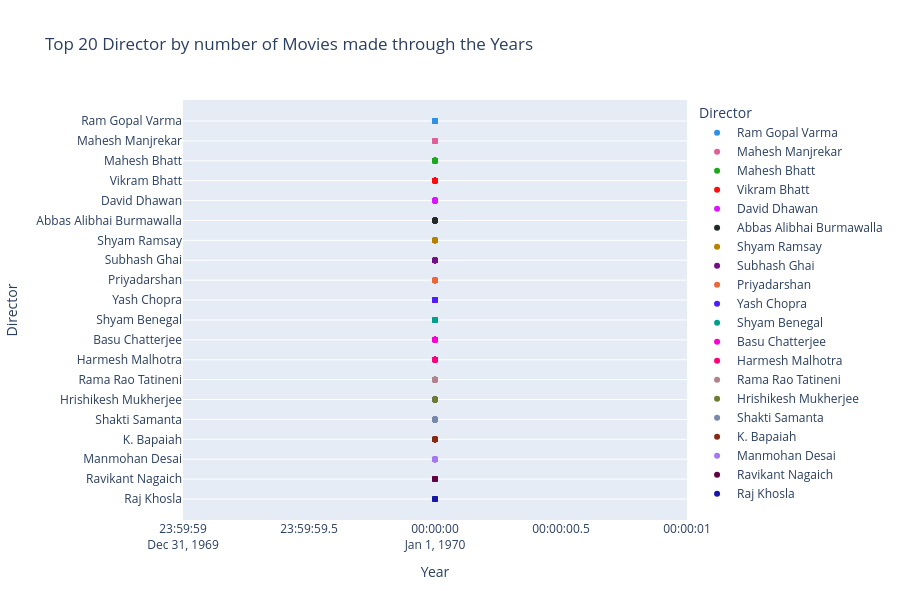

Notebook cell for this chart:
### Code cell
fig = px.strip(Director_Year,
               x="Year",
               y='Director',
               color = "Director",
               color_discrete_sequence=px.colors.qualitative.Dark24,
               height = 600,
               title = 'Top 20 Director by number of Movies made through the Years')
fig.show()

### Figure 1 — Plotly figure (JSON) as saved in the notebook; plotly's stock layout.template omitted (floating-point values rounded to 4 significant figures)
{"data": [{"alignmentgroup": "True", "boxpoints": "all", "fillcolor": "rgba(255,255,255,0)", "hoveron": "points", "hovertemplate": "Director=%{y}<br>Year=%{x}<extra></extra>", "legendgroup": "Ram Gopal Varma", "line": {"color": "rgba(255,255,255,0)"}, "marker": {"color": "#2E91E5"}, "name": "Ram Gopal Varma", "offsetgroup": "Ram Gopal Varma", "orientation": "v", "pointpos": 0, "showlegend": true, "type": "box", "x": ["1969-12-31T23:59:59.999997979", "1969-12-31T23:59:59.999997983", "1969-12-31T23:59:59.999997984", "1969-12-31T23:59:59.999997987", "1969-12-31T23:59:59.999997987", "1969-12-31T23:59:59.999997988", "1969-12-31T23:59:59.999997988", "1969-12-31T23:59:59.999997989", "1969-12-31T23:59:59.999997990", "1969-12-31T23:59:59.999997990", "1969-12-31T23:59:59.999997990", "1969-12-31T23:59:59.999997991", "1969-12-31T23:59:59.999997992", "1969-12-31T23:59:59.999997992", "1969-12-31T23:59:59.999997992", "1969-12-31T23:59:59.999997993", "1969-12-31T23:59:59.999997993", "1969-12-31T23:59:59.999997993", "1969-12-31T23:59:59.999997997", "1969-12-31T23:59:59.999997998", "1969-12-31T23:59:59.999998000", "1969-12-31T23:59:59.999998001", "1969-12-31T23:59:59.999998001", "1969-12-31T23:59:59.999998002", "1969-12-31T23:59:59.999998003", "1969-12-31T23:59:59.999998005", "1969-12-31T23:59:59.999998007", "1969-12-31T23:59:59.999998008", "1969-12-31T23:59:59.999998011"], "x0": " ", "xaxis": "x", "y": ["Ram Gopal Varma", "Ram Gopal Varma", "Ram Gopal Varma", "Ram Gopal Varma", "Ram Gopal Varma", "Ram Gopal Varma", "Ram Gopal Varma", "Ram Gopal Varma", "Ram Gopal Varma", "Ram Gopal Varma", "Ram Gopal Varma", "Ram Gopal Varma", "Ram Gopal Varma", "Ram Gopal Varma", "Ram Gopal Varma", "Ram Gopal Varma", "Ram Gopal Varma", "Ram Gopal Varma", "Ram Gopal Varma", "Ram Gopal Varma", "Ram Gopal Varma", "Ram Gopal Varma", "Ram Gopal Varma", "Ram Gopal Varma", "Ram Gopal Varma", "Ram Gopal Varma", "Ram Gopal Varma", "Ram Gopal Varma", "Ram Gopal Varma"], "y0": " ", "yaxis": "y"}, {"alignmentgroup": "True", "boxpoints": "all", "fillcolor": "rgba(255,255,255,0)", "hoveron": "points", "hovertemplate": "Director=%{y}<br>Year=%{x}<extra></extra>", "legendgroup": "Mahesh Manjrekar", "line": {"color": "rgba(255,255,255,0)"}, "marker": {"color": "#E15F99"}, "name": "Mahesh Manjrekar", "offsetgroup": "Mahesh Manjrekar", "orientation": "v", "pointpos": 0, "showlegend": true, "type": "box", "x": ["1969-12-31T23:59:59.999997979", "1969-12-31T23:59:59.999997988", "1969-12-31T23:59:59.999997990", "1969-12-31T23:59:59.999997993", "1969-12-31T23:59:59.999997995", "1969-12-31T23:59:59.999997995", "1969-12-31T23:59:59.999997995", "1969-12-31T23:59:59.999997996", "1969-12-31T23:59:59.999997997", "1969-12-31T23:59:59.999997998", "1969-12-31T23:59:59.999997998", "1969-12-31T23:59:59.999997999", "1969-12-31T23:59:59.999997999", "1969-12-31T23:59:59.999998000", "1969-12-31T23:59:59.999998000", "1969-12-31T23:59:59.999998000", "1969-12-31T23:59:59.999998000", "1969-12-31T23:59:59.999998001"], "x0": " ", "xaxis": "x", "y": ["Mahesh Manjrekar", "Mahesh Manjrekar", "Mahesh Manjrekar", "Mahesh Manjrekar", "Mahesh Manjrekar", "Mahesh Manjrekar", "Mahesh Manjrekar", "Mahesh Manjrekar", "Mahesh Manjrekar", "Mahesh Manjrekar", "Mahesh Manjrekar", "Mahesh Manjrekar", "Mahesh Manjrekar", "Mahesh Manjrekar", "Mahesh Manjrekar", "Mahesh Manjrekar", "Mahesh Manjrekar", "Mahesh Manjrekar"], "y0": " ", "yaxis": "y"}, {"alignmentgroup": "True", "boxpoints": "all", "fillcolor": "rgba(255,255,255,0)", "hoveron": "points", "hovertemplate": "Director=%{y}<br>Year=%{x}<extra></extra>", "legendgroup": "Mahesh Bhatt", "line": {"color": "rgba(255,255,255,0)"}, "marker": {"color": "#1CA71C"}, "name": "Mahesh Bhatt", "offsetgroup": "Mahesh Bhatt", "orientation": "v", "pointpos": 0, "showlegend": true, "type": "box", "x": ["1969-12-31T23:59:59.999997980", "1969-12-31T23:59:59.999997985", "1969-12-31T23:59:59.999998001", "1969-12-31T23:59:59.999998001", "1969-12-31T23:59:59.999998002", "1969-12-31T23:59:59.999998002", "1969-12-31T23:59:59.999998002", "1969-12-31T23:59:59.999998004", "1969-12-31T23:59:59.999998004", "1969-12-31T23:59:59.999998004", "1969-12-31T23:59:59.999998005", "1969-12-31T23:59:59.999998006", "1969-12-31T23:59:59.999998006", "1969-12-31T23:59:59.999998006", "1969-12-31T23:59:59.999998007", "1969-12-31T23:59:59.999998007", "1969-12-31T23:59:59.999998007", "1969-12-31T23:59:59.999998007", "1969-12-31T23:59:59.999998008", "1969-12-31T23:59:59.999998009", "1969-12-31T23:59:59.999998009", "1969-12-31T23:59:59.999998010", "1969-12-31T23:59:59.999998010", "1969-12-31T23:59:59.999998010", "1969-12-31T23:59:59.999998012", "1969-12-31T23:59:59.999998013", "1969-12-31T23:59:59.999998013", "1969-12-31T23:59:59.999998013", "1969-12-31T23:59:59.999998014", "1969-12-31T23:59:59.999998016", "1969-12-31T23:59:59.999998018", "1969-12-31T23:59:59.999998021", "1969-12-31T23:59:59.999998026"], "x0": " ", "xaxis": "x", "y": ["Mahesh Bhatt", "Mahesh Bhatt", "Mahesh Bhatt", "Mahesh Bhatt", "Mahesh Bhatt", "Mahesh Bhatt", "Mahesh Bhatt", "Mahesh Bhatt", "Mahesh Bhatt", "Mahesh Bhatt", "Mahesh Bhatt", "Mahesh Bhatt", "Mahesh Bhatt", "Mahesh Bhatt", "Mahesh Bhatt", "Mahesh Bhatt", "Mahesh Bhatt", "Mahesh Bhatt", "Mahesh Bhatt", "Mahesh Bhatt", "Mahesh Bhatt", "Mahesh Bhatt", "Mahesh Bhatt", "Mahesh Bhatt", "Mahesh Bhatt", "Mahesh Bhatt", "Mahesh Bhatt", "Mahesh Bhatt", "Mahesh Bhatt", "Mahesh Bhatt", "Mahesh Bhatt", "Mahesh Bhatt", "Mahesh Bhatt"], "y0": " ", "yaxis": "y"}, {"alignmentgroup": "True", "boxpoints": "all", "fillcolor": "rgba(255,255,255,0)", "hoveron": "points", "hovertemplate": "Director=%{y}<br>Year=%{x}<extra></extra>", "legendgroup": "Vikram Bhatt", "line": {"color": "rgba(255,255,255,0)"}, "marker": {"color": "#FB0D0D"}, "name": "Vikram Bhatt", "offsetgroup": "Vikram Bhatt", "orientation": "v", "pointpos": 0, "showlegend": true, "type": "box", "x": ["1969-12-31T23:59:59.999997980", "1969-12-31T23:59:59.999997982", "1969-12-31T23:59:59.999997984", "1969-12-31T23:59:59.999997984", "1969-12-31T23:59:59.999997986", "1969-12-31T23:59:59.999997988", "1969-12-31T23:59:59.999997988", "1969-12-31T23:59:59.999997989", "1969-12-31T23:59:59.999997990", "1969-12-31T23:59:59.999997992", "1969-12-31T23:59:59.999997993", "1969-12-31T23:59:59.999997993", "1969-12-31T23:59:59.999997993", "1969-12-31T23:59:59.999997995", "1969-12-31T23:59:59.999997996", "1969-12-31T23:59:59.999997997", "1969-12-31T23:59:59.999997998", "1969-12-31T23:59:59.999997998", "1969-12-31T23:59:59.999997999", "1969-12-31T23:59:59.999998002", "1969-12-31T23:59:59.999998005", "1969-12-31T23:59:59.999998008"], "x0": " ", "xaxis": "x", "y": ["Vikram Bhatt", "Vikram Bhatt", "Vikram Bhatt", "Vikram Bhatt", "Vikram Bhatt", "Vikram Bhatt", "Vikram Bhatt", "Vikram Bhatt", "Vikram Bhatt", "Vikram Bhatt", "Vikram Bhatt", "Vikram Bhatt", "Vikram Bhatt", "Vikram Bhatt", "Vikram Bhatt", "Vikram Bhatt", "Vikram Bhatt", "Vikram Bhatt", "Vikram Bhatt", "Vikram Bhatt", "Vikram Bhatt", "Vikram Bhatt"], "y0": " ", "yaxis": "y"}, {"alignmentgroup": "True", "boxpoints": "all", "fillcolor": "rgba(255,255,255,0)", "hoveron": "points", "hovertemplate": "Director=%{y}<br>Year=%{x}<extra></extra>", "legendgroup": "David Dhawan", "line": {"color": "rgba(255,255,255,0)"}, "marker": {"color": "#DA16FF"}, "name": "David Dhawan", "offsetgroup": "David Dhawan", "orientation": "v", "pointpos": 0, "showlegend": true, "type": "box", "x": ["1969-12-31T23:59:59.999997983", "1969-12-31T23:59:59.999997986", "1969-12-31T23:59:59.999997987", "1969-12-31T23:59:59.999997989", "1969-12-31T23:59:59.999997991", "1969-12-31T23:59:59.999997993", "1969-12-31T23:59:59.999997995", "1969-12-31T23:59:59.999997995", "1969-12-31T23:59:59.999997996", "1969-12-31T23:59:59.999997998", "1969-12-31T23:59:59.999997998", "1969-12-31T23:59:59.999997998", "1969-12-31T23:59:59.999997999", "1969-12-31T23:59:59.999997999", "1969-12-31T23:59:59.999998000", "1969-12-31T23:59:59.999998000", "1969-12-31T23:59:59.999998000", "1969-12-31T23:59:59.999998001", "1969-12-31T23:59:59.999998001", "1969-12-31T23:59:59.999998002", "1969-12-31T23:59:59.999998002", "1969-12-31T23:59:59.999998003", "1969-12-31T23:59:59.999998003", "1969-12-31T23:59:59.999998003", "1969-12-31T23:59:59.999998003", "1969-12-31T23:59:59.999998003", "1969-12-31T23:59:59.999998004", "1969-12-31T23:59:59.999998004", "1969-12-31T23:59:59.999998005", "1969-12-31T23:59:59.999998005", "1969-12-31T23:59:59.999998006", "1969-12-31T23:59:59.999998006", "1969-12-31T23:59:59.999998007", "1969-12-31T23:59:59.999998008", "1969-12-31T23:59:59.999998010", "1969-12-31T23:59:59.999998010", "1969-12-31T23:59:59.999998011"], "x0": " ", "xaxis": "x", "y": ["David Dhawan", "David Dhawan", "David Dhawan", "David Dhawan", "David Dhawan", "David Dhawan", "David Dhawan", "David Dhawan", "David Dhawan", "David Dhawan", "David Dhawan", "David Dhawan", "David Dhawan", "David Dhawan", "David Dhawan", "David Dhawan", "David Dhawan", "David Dhawan", "David Dhawan", "David Dhawan", "David Dhawan", "David Dhawan", "David Dhawan", "David Dhawan", "David Dhawan", "David Dhawan", "David Dhawan", "David Dhawan", "David Dhawan", "David Dhawan", "David Dhawan", "David Dhawan", "David Dhawan", "David Dhawan", "David Dhawan", "David Dhawan", "David Dhawan"], "y0": " ", "yaxis": "y"}, {"alignmentgroup": "True", "boxpoints": "all", "fillcolor": "rgba(255,255,255,0)", "hoveron": "points", "hovertemplate": "Director=%{y}<br>Year=%{x}<extra></extra>", "legendgroup": "Abbas Alibhai Burmawalla", "line": {"color": "rgba(255,255,255,0)"}, "marker": {"color": "#222A2A"}, "name": "Abbas Alibhai Burmawalla", "offsetgroup": "Abbas Alibhai Burmawalla", "orientation": "v", "pointpos": 0, "showlegend": true, "type": "box", "x": ["1969-12-31T23:59:59.999997983", "1969-12-31T23:59:59.999997985", "1969-12-31T23:59:59.999997987", "1969-12-31T23:59:59.999997988", "1969-12-31T23:59:59.999997992", "1969-12-31T23:59:59.999997993", "1969-12-31T23:59:59.999997994", "1969-12-31T23:59:59.999997996", "1969-12-31T23:59:59.999997996", "1969-12-31T23:59:59.999997998", "1969-12-31T23:59:59.999997999", "1969-12-31T23:59:59.999997999", "1969-12-31T23:59:59.999998001", "1969-12-31T23:59:59.999998002", "1969-12-31T23:59:59.999998004", "1969-12-31T23:59:59.999998007", "1969-12-31T23:59:59.999998010"], "x0": " ", "xaxis": "x", "y": ["Abbas Alibhai Burmawalla", "Abbas Alibhai Burmawalla", "Abbas Alibhai Burmawalla", "Abbas Alibhai Burmawalla", "Abbas Alibhai Burmawalla", "Abbas Alibhai Burmawalla", "Abbas Alibhai Burmawalla", "Abbas Alibhai Burmawalla", "Abbas Alibhai Burmawalla", "Abbas Alibhai Burmawalla", "Abbas Alibhai Burmawalla", "Abbas Alibhai Burmawalla", "Abbas Alibhai Burmawalla", "Abbas Alibhai Burmawalla", "Abbas Alibhai Burmawalla", "Abbas Alibhai Burmawalla", "Abbas Alibhai Burmawalla"], "y0": " ", "yaxis": "y"}, {"alignmentgroup": "True", "boxpoints": "all", "fillcolor": "rgba(255,255,255,0)", "hoveron": "points", "hovertemplate": "Director=%{y}<br>Year=%{x}<extra></extra>", "legendgroup": "Shyam Ramsay", "line": {"color": "rgba(255,255,255,0)"}, "marker": {"color": "#B68100"}, "name": "Shyam Ramsay", "offsetgroup": "Shyam Ramsay", "orientation": "v", "pointpos": 0, "showlegend": true, "type": "box", "x": ["1969-12-31T23:59:59.999997986", "1969-12-31T23:59:59.999997993", "1969-12-31T23:59:59.999997997", "1969-12-31T23:59:59.999998004", "1969-12-31T23:59:59.999998006", "1969-12-31T23:59:59.999998009", "1969-12-31T23:59:59.999998010", "1969-12-31T23:59:59.999998011", "1969-12-31T23:59:59.999998012", "1969-12-31T23:59:59.999998014", "1969-12-31T23:59:59.999998015", "1969-12-31T23:59:59.999998015", "1969-12-31T23:59:59.999998016", "1969-12-31T23:59:59.999998019", "1969-12-31T23:59:59.999998019", "1969-12-31T23:59:59.999998019", "1969-12-31T23:59:59.999998020", "1969-12-31T23:59:59.999998021"], "x0": " ", "xaxis": "x", "y": ["Shyam Ramsay", "Shyam Ramsay", "Shyam Ramsay", "Shyam Ramsay", "Shyam Ramsay", "Shyam Ramsay", "Shyam Ramsay", "Shyam Ramsay", "Shyam Ramsay", "Shyam Ramsay", "Shyam Ramsay", "Shyam Ramsay", "Shyam Ramsay", "Shyam Ramsay", "Shyam Ramsay", "Shyam Ramsay", "Shyam Ramsay", "Shyam Ramsay"], "y0": " ", "yaxis": "y"}, {"alignmentgroup": "True", "boxpoints": "all", "fillcolor": "rgba(255,255,255,0)", "hoveron": "points", "hovertemplate": "Director=%{y}<br>Year=%{x}<extra></extra>", "legendgroup": "Subhash Ghai", "line": {"color": "rgba(255,255,255,0)"}, "marker": {"color": "#750D86"}, "name": "Subhash Ghai", "offsetgroup": "Subhash Ghai", "orientation": "v", "pointpos": 0, "showlegend": true, "type": "box", "x": ["1969-12-31T23:59:59.999997986", "1969-12-31T23:59:59.999997992", "1969-12-31T23:59:59.999997995", "1969-12-31T23:59:59.999997999", "1969-12-31T23:59:59.999998001", "1969-12-31T23:59:59.999998003", "1969-12-31T23:59:59.999998007", "1969-12-31T23:59:59.999998011", "1969-12-31T23:59:59.999998011", "1969-12-31T23:59:59.999998014", "1969-12-31T23:59:59.999998015", "1969-12-31T23:59:59.999998018", "1969-12-31T23:59:59.999998019", "1969-12-31T23:59:59.999998020", "1969-12-31T23:59:59.999998021", "1969-12-31T23:59:59.999998024"], "x0": " ", "xaxis": "x", "y": ["Subhash Ghai", "Subhash Ghai", "Subhash Ghai", "Subhash Ghai", "Subhash Ghai", "Subhash Ghai", "Subhash Ghai", "Subhash Ghai", "Subhash Ghai", "Subhash Ghai", "Subhash Ghai", "Subhash Ghai", "Subhash Ghai", "Subhash Ghai", "Subhash Ghai", "Subhash Ghai"], "y0": " ", "yaxis": "y"}, {"alignmentgroup": "True", "boxpoints": "all", "fillcolor": "rgba(255,255,255,0)", "hoveron": "points", "hovertemplate": "Director=%{y}<br>Year=%{x}<extra></extra>", "legendgroup": "Priyadarshan", "line": {"color": "rgba(255,255,255,0)"}, "marker": {"color": "#EB663B"}, "name": "Priyadarshan", "offsetgroup": "Priyadarshan", "orientation": "v", "pointpos": 0, "showlegend": true, "type": "box", "x": ["1969-12-31T23:59:59.999997987", "1969-12-31T23:59:59.999997988", "1969-12-31T23:59:59.999997988", "1969-12-31T23:59:59.999997990", "1969-12-31T23:59:59.999997991", "1969-12-31T23:59:59.999997991", "1969-12-31T23:59:59.999997992", "1969-12-31T23:59:59.999997993", "1969-12-31T23:59:59.999997993", "1969-12-31T23:59:59.999997994", "1969-12-31T23:59:59.999997994", "1969-12-31T23:59:59.999997995", "1969-12-31T23:59:59.999997999", "1969-12-31T23:59:59.999998000", "1969-12-31T23:59:59.999998002", "1969-12-31T23:59:59.999998002", "1969-12-31T23:59:59.999998002", "1969-12-31T23:59:59.999998003", "1969-12-31T23:59:59.999998007", "1969-12-31T23:59:59.999998012"], "x0": " ", "xaxis": "x", "y": ["Priyadarshan", "Priyadarshan", "Priyadarshan", "Priyadarshan", "Priyadarshan", "Priyadarshan", "Priyadarshan", "Priyadarshan", "Priyadarshan", "Priyadarshan", "Priyadarshan", "Priyadarshan", "Priyadarshan", "Priyadarshan", "Priyadarshan", "Priyadarshan", "Priyadarshan", "Priyadarshan", "Priyadarshan", "Priyadarshan"], "y0": " ", "yaxis": "y"}, {"alignmentgroup": "True", "boxpoints": "all", "fillcolor": "rgba(255,255,255,0)", "hoveron": "points", "hovertemplate": "Director=%{y}<br>Year=%{x}<extra></extra>", "legendgroup": "Yash Chopra", "line": {"color": "rgba(255,255,255,0)"}, "marker": {"color": "#511CFB"}, "name": "Yash Chopra", "offsetgroup": "Yash Chopra", "orientation": "v", "pointpos": 0, "showlegend": true, "type": "box", "x": ["1969-12-31T23:59:59.999997988", "1969-12-31T23:59:59.999997996", "1969-12-31T23:59:59.999998003", "1969-12-31T23:59:59.999998007", "1969-12-31T23:59:59.999998007", "1969-12-31T23:59:59.999998009", "1969-12-31T23:59:59.999998011", "1969-12-31T23:59:59.999998012", "1969-12-31T23:59:59.999998015", "1969-12-31T23:59:59.999998019", "1969-12-31T23:59:59.999998021", "1969-12-31T23:59:59.999998022", "1969-12-31T23:59:59.999998024", "1969-12-31T23:59:59.999998025", "1969-12-31T23:59:59.999998027", "1969-12-31T23:59:59.999998027", "1969-12-31T23:59:59.999998031", "1969-12-31T23:59:59.999998031", "1969-12-31T23:59:59.999998035", "1969-12-31T23:59:59.999998039", "1969-12-31T23:59:59.999998041"], "x0": " ", "xaxis": "x", "y": ["Yash Chopra", "Yash Chopra", "Yash Chopra", "Yash Chopra", "Yash Chopra", "Yash Chopra", "Yash Chopra", "Yash Chopra", "Yash Chopra", "Yash Chopra", "Yash Chopra", "Yash Chopra", "Yash Chopra", "Yash Chopra", "Yash Chopra", "Yash Chopra", "Yash Chopra", "Yash Chopra", "Yash Chopra", "Yash Chopra", "Yash Chopra"], "y0": " ", "yaxis": "y"}, {"alignmentgroup": "True", "boxpoints": "all", "fillcolor": "rgba(255,255,255,0)", "hoveron": "points", "hovertemplate": "Director=%{y}<br>Year=%{x}<extra></extra>", "legendgroup": "Shyam Benegal", "line": {"color": "rgba(255,255,255,0)"}, "marker": {"color": "#00A08B"}, "name": "Shyam Benegal", "offsetgroup": "Shyam Benegal", "orientation": "v", "pointpos": 0, "showlegend": true, "type": "box", "x": ["1969-12-31T23:59:59.999997991", "1969-12-31T23:59:59.999997992", "1969-12-31T23:59:59.999997995", "1969-12-31T23:59:59.999997999", "1969-12-31T23:59:59.999998000", "1969-12-31T23:59:59.999998002", "1969-12-31T23:59:59.999998004", "1969-12-31T23:59:59.999998006", "1969-12-31T23:59:59.999998008", "1969-12-31T23:59:59.999998009", "1969-12-31T23:59:59.999998013", "1969-12-31T23:59:59.999998015", "1969-12-31T23:59:59.999998017", "1969-12-31T23:59:59.999998018", "1969-12-31T23:59:59.999998019", "1969-12-31T23:59:59.999998021", "1969-12-31T23:59:59.999998022", "1969-12-31T23:59:59.999998023", "1969-12-31T23:59:59.999998024", "1969-12-31T23:59:59.999998025", "1969-12-31T23:59:59.999998025", "1969-12-31T23:59:59.999998026"], "x0": " ", "xaxis": "x", "y": ["Shyam Benegal", "Shyam Benegal", "Shyam Benegal", "Shyam Benegal", "Shyam Benegal", "Shyam Benegal", "Shyam Benegal", "Shyam Benegal", "Shyam Benegal", "Shyam Benegal", "Shyam Benegal", "Shyam Benegal", "Shyam Benegal", "Shyam Benegal", "Shyam Benegal", "Shyam Benegal", "Shyam Benegal", "Shyam Benegal", "Shyam Benegal", "Shyam Benegal", "Shyam Benegal", "Shyam Benegal"], "y0": " ", "yaxis": "y"}, {"alignmentgroup": "True", "boxpoints": "all", "fillcolor": "rgba(255,255,255,0)", "hoveron": "points", "hovertemplate": "Director=%{y}<br>Year=%{x}<extra></extra>", "legendgroup": "Basu Chatterjee", "line": {"color": "rgba(255,255,255,0)"}, "marker": {"color": "#FB00D1"}, "name": "Basu Chatterjee", "offsetgroup": "Basu Chatterjee", "orientation": "v", "pointpos": 0, "showlegend": true, "type": "box", "x": ["1969-12-31T23:59:59.999997993", "1969-12-31T23:59:59.999998003", "1969-12-31T23:59:59.999998006", "1969-12-31T23:59:59.999998011", "1969-12-31T23:59:59.999998014", "1969-12-31T23:59:59.999998014", "1969-12-31T23:59:59.999998014", "1969-12-31T23:59:59.999998016", "1969-12-31T23:59:59.999998020", "1969-12-31T23:59:59.999998021", "1969-12-31T23:59:59.999998021", "1969-12-31T23:59:59.999998022", "1969-12-31T23:59:59.999998022", "1969-12-31T23:59:59.999998022", "1969-12-31T23:59:59.999998023", "1969-12-31T23:59:59.999998024", "1969-12-31T23:59:59.999998024", "1969-12-31T23:59:59.999998026", "1969-12-31T23:59:59.999998028", "1969-12-31T23:59:59.999998031"], "x0": " ", "xaxis": "x", "y": ["Basu Chatterjee", "Basu Chatterjee", "Basu Chatterjee", "Basu Chatterjee", "Basu Chatterjee", "Basu Chatterjee", "Basu Chatterjee", "Basu Chatterjee", "Basu Chatterjee", "Basu Chatterjee", "Basu Chatterjee", "Basu Chatterjee", "Basu Chatterjee", "Basu Chatterjee", "Basu Chatterjee", "Basu Chatterjee", "Basu Chatterjee", "Basu Chatterjee", "Basu Chatterjee", "Basu Chatterjee"], "y0": " ", "yaxis": "y"}, {"alignmentgroup": "True", "boxpoints": "all", "fillcolor": "rgba(255,255,255,0)", "hoveron": "points", "hovertemplate": "Director=%{y}<br>Year=%{x}<extra></extra>", "legendgroup": "Harmesh Malhotra", "line": {"color": "rgba(255,255,255,0)"}, "marker": {"color": "#FC0080"}, "name": "Harmesh Malhotra", "offsetgroup": "Harmesh Malhotra", "orientation": "v", "pointpos": 0, "showlegend": true, "type": "box", "x": ["1969-12-31T23:59:59.999997995", "1969-12-31T23:59:59.999997998", "1969-12-31T23:59:59.999998002", "1969-12-31T23:59:59.999998008", "1969-12-31T23:59:59.999998009", "1969-12-31T23:59:59.999998010", "1969-12-31T23:59:59.999998010", "1969-12-31T23:59:59.999998011", "1969-12-31T23:59:59.999998014", "1969-12-31T23:59:59.999998015", "1969-12-31T23:59:59.999998017", "1969-12-31T23:59:59.999998019", "1969-12-31T23:59:59.999998019", "1969-12-31T23:59:59.999998020", "1969-12-31T23:59:59.999998022", "1969-12-31T23:59:59.999998022", "1969-12-31T23:59:59.999998025", "1969-12-31T23:59:59.999998026"], "x0": " ", "xaxis": "x", "y": ["Harmesh Malhotra", "Harmesh Malhotra", "Harmesh Malhotra", "Harmesh Malhotra", "Harmesh Malhotra", "Harmesh Malhotra", "Harmesh Malhotra", "Harmesh Malhotra", "Harmesh Malhotra", "Harmesh Malhotra", "Harmesh Malhotra", "Harmesh Malhotra", "Harmesh Malhotra", "Harmesh Malhotra", "Harmesh Malhotra", "Harmesh Malhotra", "Harmesh Malhotra", "Harmesh Malhotra"], "y0": " ", "yaxis": "y"}, {"alignmentgroup": "True", "boxpoints": "all", "fillcolor": "rgba(255,255,255,0)", "hoveron": "points", "hovertemplate": "Director=%{y}<br>Year=%{x}<extra></extra>", "legendgroup": "Rama Rao Tatineni", "line": {"color": "rgba(255,255,255,0)"}, "marker": {"color": "#B2828D"}, "name": "Rama Rao Tatineni", "offsetgroup": "Rama Rao Tatineni", "orientation": "v", "pointpos": 0, "showlegend": true, "type": "box", "x": ["1969-12-31T23:59:59.999998000", "1969-12-31T23:59:59.999998001", "1969-12-31T23:59:59.999998004", "1969-12-31T23:59:59.999998005", "1969-12-31T23:59:59.999998006", "1969-12-31T23:59:59.999998009", "1969-12-31T23:59:59.999998011", "1969-12-31T23:59:59.999998012", "1969-12-31T23:59:59.999998013", "1969-12-31T23:59:59.999998014", "1969-12-31T23:59:59.999998014", "1969-12-31T23:59:59.999998016", "1969-12-31T23:59:59.999998016", "1969-12-31T23:59:59.999998016", "1969-12-31T23:59:59.999998017", "1969-12-31T23:59:59.999998017", "1969-12-31T23:59:59.999998018", "1969-12-31T23:59:59.999998018"], "x0": " ", "xaxis": "x", "y": ["Rama Rao Tatineni", "Rama Rao Tatineni", "Rama Rao Tatineni", "Rama Rao Tatineni", "Rama Rao Tatineni", "Rama Rao Tatineni", "Rama Rao Tatineni", "Rama Rao Tatineni", "Rama Rao Tatineni", "Rama Rao Tatineni", "Rama Rao Tatineni", "Rama Rao Tatineni", "Rama Rao Tatineni", "Rama Rao Tatineni", "Rama Rao Tatineni", "Rama Rao Tatineni", "Rama Rao Tatineni", "Rama Rao Tatineni"], "y0": " ", "yaxis": "y"}, {"alignmentgroup": "True", "boxpoints": "all", "fillcolor": "rgba(255,255,255,0)", "hoveron": "points", "hovertemplate": "Director=%{y}<br>Year=%{x}<extra></extra>", "legendgroup": "Hrishikesh Mukherjee", "line": {"color": "rgba(255,255,255,0)"}, "marker": {"color": "#6C7C32"}, "name": "Hrishikesh Mukherjee", "offsetgroup": "Hrishikesh Mukherjee", "orientation": "v", "pointpos": 0, "showlegend": true, "type": "box", "x": ["1969-12-31T23:59:59.999998002", "1969-12-31T23:59:59.999998015", "1969-12-31T23:59:59.999998017", "1969-12-31T23:59:59.999998017", "1969-12-31T23:59:59.999998018", "1969-12-31T23:59:59.999998019", "1969-12-31T23:59:59.999998020", "1969-12-31T23:59:59.999998021", "1969-12-31T23:59:59.999998021", "1969-12-31T23:59:59.999998023", "1969-12-31T23:59:59.999998025", "1969-12-31T23:59:59.999998025", "1969-12-31T23:59:59.999998026", "1969-12-31T23:59:59.999998027", "1969-12-31T23:59:59.999998028", "1969-12-31T23:59:59.999998029", "1969-12-31T23:59:59.999998029", "1969-12-31T23:59:59.999998029", "1969-12-31T23:59:59.999998031", "1969-12-31T23:59:59.999998031", "1969-12-31T23:59:59.999998032", "1969-12-31T23:59:59.999998033", "1969-12-31T23:59:59.999998034", "1969-12-31T23:59:59.999998034", "1969-12-31T23:59:59.999998036", "1969-12-31T23:59:59.999998038", "1969-12-31T23:59:59.999998038", "1969-12-31T23:59:59.999998039", "1969-12-31T23:59:59.999998039", "1969-12-31T23:59:59.999998040", "1969-12-31T23:59:59.999998041"], "x0": " ", "xaxis": "x", "y": ["Hrishikesh Mukherjee", "Hrishikesh Mukherjee", "Hrishikesh Mukherjee", "Hrishikesh Mukherjee", "Hrishikesh Mukherjee", "Hrishikesh Mukherjee", "Hrishikesh Mukherjee", "Hrishikesh Mukherjee", "Hrishikesh Mukherjee", "Hrishikesh Mukherjee", "Hrishikesh Mukherjee", "Hrishikesh Mukherjee", "Hrishikesh Mukherjee", "Hrishikesh Mukherjee", "Hrishikesh Mukherjee", "Hrishikesh Mukherjee", "Hrishikesh Mukherjee", "Hrishikesh Mukherjee", "Hrishikesh Mukherjee", "Hrishikesh Mukherjee", "Hrishikesh Mukherjee", "Hrishikesh Mukherjee", "Hrishikesh Mukherjee", "Hrishikesh Mukherjee", "Hrishikesh Mukherjee", "Hrishikesh Mukherjee", "Hrishikesh Mukherjee", "Hrishikesh Mukherjee", "Hrishikesh Mukherjee", "Hrishikesh Mukherjee", "Hrishikesh Mukherjee"], "y0": " ", "yaxis": "y"}, {"alignmentgroup": "True", "boxpoints": "all", "fillcolor": "rgba(255,255,255,0)", "hoveron": "points", "hovertemplate": "Director=%{y}<br>Year=%{x}<extra></extra>", "legendgroup": "Shakti Samanta", "line": {"color": "rgba(255,255,255,0)"}, "marker": {"color": "#778AAE"}, "name": "Shakti Samanta", "offsetgroup": "Shakti Samanta", "orientation": "v", "pointpos": 0, "showlegend": true, "type": "box", "x": ["1969-12-31T23:59:59.999998007", "1969-12-31T23:59:59.999998010", "1969-12-31T23:59:59.999998015", "1969-12-31T23:59:59.999998015", "1969-12-31T23:59:59.999998016", "1969-12-31T23:59:59.999998018", "1969-12-31T23:59:59.999998019", "1969-12-31T23:59:59.999998020", "1969-12-31T23:59:59.999998021", "1969-12-31T23:59:59.999998023", "1969-12-31T23:59:59.999998023", "1969-12-31T23:59:59.999998025", "1969-12-31T23:59:59.999998026", "1969-12-31T23:59:59.999998026", "1969-12-31T23:59:59.999998028", "1969-12-31T23:59:59.999998029", "1969-12-31T23:59:59.999998030", "1969-12-31T23:59:59.999998031", "1969-12-31T23:59:59.999998033", "1969-12-31T23:59:59.999998034", "1969-12-31T23:59:59.999998036", "1969-12-31T23:59:59.999998037", "1969-12-31T23:59:59.999998038", "1969-12-31T23:59:59.999998038", "1969-12-31T23:59:59.999998038", "1969-12-31T23:59:59.999998040", "1969-12-31T23:59:59.999998040", "1969-12-31T23:59:59.999998041", "1969-12-31T23:59:59.999998042", "1969-12-31T23:59:59.999998042"], "x0": " ", "xaxis": "x", "y": ["Shakti Samanta", "Shakti Samanta", "Shakti Samanta", "Shakti Samanta", "Shakti Samanta", "Shakti Samanta", "Shakti Samanta", "Shakti Samanta", "Shakti Samanta", "Shakti Samanta", "Shakti Samanta", "Shakti Samanta", "Shakti Samanta", "Shakti Samanta", "Shakti Samanta", "Shakti Samanta", "Shakti Samanta", "Shakti Samanta", "Shakti Samanta", "Shakti Samanta", "Shakti Samanta", "Shakti Samanta", "Shakti Samanta", "Shakti Samanta", "Shakti Samanta", "Shakti Samanta", "Shakti Samanta", "Shakti Samanta", "Shakti Samanta", "Shakti Samanta"], "y0": " ", "yaxis": "y"}, {"alignmentgroup": "True", "boxpoints": "all", "fillcolor": "rgba(255,255,255,0)", "hoveron": "points", "hovertemplate": "Director=%{y}<br>Year=%{x}<extra></extra>", "legendgroup": "K. Bapaiah", "line": {"color": "rgba(255,255,255,0)"}, "marker": {"color": "#862A16"}, "name": "K. Bapaiah", "offsetgroup": "K. Bapaiah", "orientation": "v", "pointpos": 0, "showlegend": true, "type": "box", "x": ["1969-12-31T23:59:59.999998008", "1969-12-31T23:59:59.999998008", "1969-12-31T23:59:59.999998008", "1969-12-31T23:59:59.999998010", "1969-12-31T23:59:59.999998010", "1969-12-31T23:59:59.999998010", "1969-12-31T23:59:59.999998011", "1969-12-31T23:59:59.999998012", "1969-12-31T23:59:59.999998012", "1969-12-31T23:59:59.999998012", "1969-12-31T23:59:59.999998013", "1969-12-31T23:59:59.999998013", "1969-12-31T23:59:59.999998014", "1969-12-31T23:59:59.999998015", "1969-12-31T23:59:59.999998015", "1969-12-31T23:59:59.999998016", "1969-12-31T23:59:59.999998016", "1969-12-31T23:59:59.999998017", "1969-12-31T23:59:59.999998022", "1969-12-31T23:59:59.999998023"], "x0": " ", "xaxis": "x", "y": ["K. Bapaiah", "K. Bapaiah", "K. Bapaiah", "K. Bapaiah", "K. Bapaiah", "K. Bapaiah", "K. Bapaiah", "K. Bapaiah", "K. Bapaiah", "K. Bapaiah", "K. Bapaiah", "K. Bapaiah", "K. Bapaiah", "K. Bapaiah", "K. Bapaiah", "K. Bapaiah", "K. Bapaiah", "K. Bapaiah", "K. Bapaiah", "K. Bapaiah"], "y0": " ", "yaxis": "y"}, {"alignmentgroup": "True", "boxpoints": "all", "fillcolor": "rgba(255,255,255,0)", "hoveron": "points", "hovertemplate": "Director=%{y}<br>Year=%{x}<extra></extra>", "legendgroup": "Manmohan Desai", "line": {"color": "rgba(255,255,255,0)"}, "marker": {"color": "#A777F1"}, "name": "Manmohan Desai", "offsetgroup": "Manmohan Desai", "orientation": "v", "pointpos": 0, "showlegend": true, "type": "box", "x": ["1969-12-31T23:59:59.999998012", "1969-12-31T23:59:59.999998015", "1969-12-31T23:59:59.999998017", "1969-12-31T23:59:59.999998018", "1969-12-31T23:59:59.999998019", "1969-12-31T23:59:59.999998021", "1969-12-31T23:59:59.999998023", "1969-12-31T23:59:59.999998023", "1969-12-31T23:59:59.999998023", "1969-12-31T23:59:59.999998023", "1969-12-31T23:59:59.999998026", "1969-12-31T23:59:59.999998027", "1969-12-31T23:59:59.999998028", "1969-12-31T23:59:59.999998028", "1969-12-31T23:59:59.999998030", "1969-12-31T23:59:59.999998034", "1969-12-31T23:59:59.999998037", "1969-12-31T23:59:59.999998040"], "x0": " ", "xaxis": "x", "y": ["Manmohan Desai", "Manmohan Desai", "Manmohan Desai", "Manmohan Desai", "Manmohan Desai", "Manmohan Desai", "Manmohan Desai", "Manmohan Desai", "Manmohan Desai", "Manmohan Desai", "Manmohan Desai", "Manmohan Desai", "Manmohan Desai", "Manmohan Desai", "Manmohan Desai", "Manmohan Desai", "Manmohan Desai", "Manmohan Desai"], "y0": " ", "yaxis": "y"}, {"alignmentgroup": "True", "boxpoints": "all", "fillcolor": "rgba(255,255,255,0)", "hoveron": "points", "hovertemplate": "Director=%{y}<br>Year=%{x}<extra></extra>", "legendgroup": "Ravikant Nagaich", "line": {"color": "rgba(255,255,255,0)"}, "marker": {"color": "#620042"}, "name": "Ravikant Nagaich", "offsetgroup": "Ravikant Nagaich", "orientation": "v", "pointpos": 0, "showlegend": true, "type": "box", "x": ["1969-12-31T23:59:59.999998016", "1969-12-31T23:59:59.999998016", "1969-12-31T23:59:59.999998019", "1969-12-31T23:59:59.999998019", "1969-12-31T23:59:59.999998019", "1969-12-31T23:59:59.999998021", "1969-12-31T23:59:59.999998023", "1969-12-31T23:59:59.999998023", "1969-12-31T23:59:59.999998025", "1969-12-31T23:59:59.999998025", "1969-12-31T23:59:59.999998027", "1969-12-31T23:59:59.999998028", "1969-12-31T23:59:59.999998029", "1969-12-31T23:59:59.999998029", "1969-12-31T23:59:59.999998030", "1969-12-31T23:59:59.999998030", "1969-12-31T23:59:59.999998031", "1969-12-31T23:59:59.999998033"], "x0": " ", "xaxis": "x", "y": ["Ravikant Nagaich", "Ravikant Nagaich", "Ravikant Nagaich", "Ravikant Nagaich", "Ravikant Nagaich", "Ravikant Nagaich", "Ravikant Nagaich", "Ravikant Nagaich", "Ravikant Nagaich", "Ravikant Nagaich", "Ravikant Nagaich", "Ravikant Nagaich", "Ravikant Nagaich", "Ravikant Nagaich", "Ravikant Nagaich", "Ravikant Nagaich", "Ravikant Nagaich", "Ravikant Nagaich"], "y0": " ", "yaxis": "y"}, {"alignmentgroup": "True", "boxpoints": "all", "fillcolor": "rgba(255,255,255,0)", "hoveron": "points", "hovertemplate": "Director=%{y}<br>Year=%{x}<extra></extra>", "legendgroup": "Raj Khosla", "line": {"color": "rgba(255,255,255,0)"}, "marker": {"color": "#1616A7"}, "name": "Raj Khosla", "offsetgroup": "Raj Khosla", "orientation": "v", "pointpos": 0, "showlegend": true, "type": "box", "x": ["1969-12-31T23:59:59.999998016", "1969-12-31T23:59:59.999998016", "1969-12-31T23:59:59.999998016", "1969-12-31T23:59:59.999998018", "1969-12-31T23:59:59.999998020", "1969-12-31T23:59:59.999998020", "1969-12-31T23:59:59.999998022", "1969-12-31T23:59:59.999998027", "1969-12-31T23:59:59.999998029", "1969-12-31T23:59:59.999998031", "1969-12-31T23:59:59.999998033", "1969-12-31T23:59:59.999998034", "1969-12-31T23:59:59.999998036", "1969-12-31T23:59:59.999998040", "1969-12-31T23:59:59.999998042", "1969-12-31T23:59:59.999998042", "1969-12-31T23:59:59.999998044"], "x0": " ", "xaxis": "x", "y": ["Raj Khosla", "Raj Khosla", "Raj Khosla", "Raj Khosla", "Raj Khosla", "Raj Khosla", "Raj Khosla", "Raj Khosla", "Raj Khosla", "Raj Khosla", "Raj Khosla", "Raj Khosla", "Raj Khosla", "Raj Khosla", "Raj Khosla", "Raj Khosla", "Raj Khosla"], "y0": " ", "yaxis": "y"}], "layout": {"boxmode": "group", "height": 600, "legend": {"title": {"text": "Director"}, "tracegroupgap": 0}, "title": {"text": "Top 20 Director by number of Movies made through the Years"}, "xaxis": {"anchor": "y", "domain": [0, 1], "title": {"text": "Year"}}, "yaxis": {"anchor": "x", "categoryarray": ["Raj Khosla", "Ravikant Nagaich", "Manmohan Desai", "K. Bapaiah", "Shakti Samanta", "Hrishikesh Mukherjee", "Rama Rao Tatineni", "Harmesh Malhotra", "Basu Chatterjee", "Shyam Benegal", "Yash Chopra", "Priyadarshan", "Subhash Ghai", "Shyam Ramsay", "Abbas Alibhai Burmawalla", "David Dhawan", "Vikram Bhatt", "Mahesh Bhatt", "Mahesh Manjrekar", "Ram Gopal Varma"], "categoryorder": "array", "domain": [0, 1], "title": {"text": "Director"}}}}
